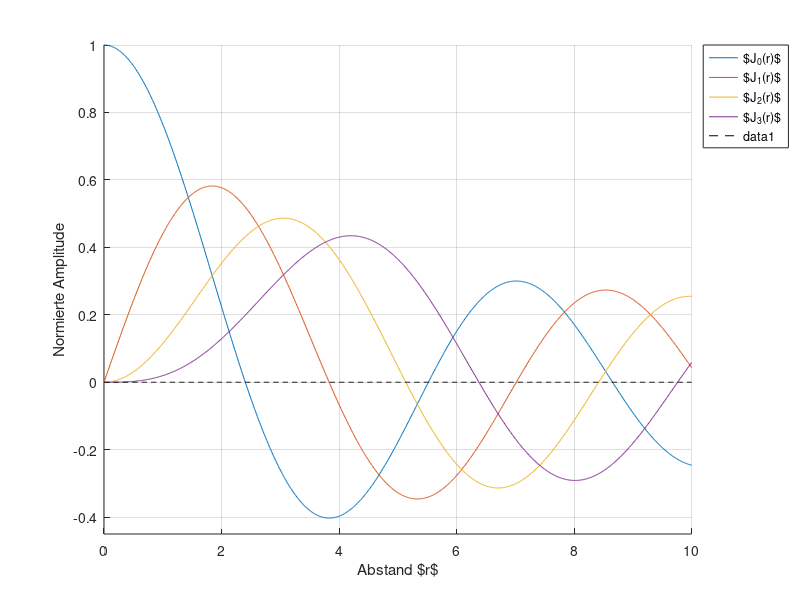

Reproduce this figure in MATLAB.

r=[0:0.01:10];

n=[0:1:3];

h = figure("visible", "off");
%h = figure("visible","on");
hold all;
leg='';

for i=1:length(n)
  plot(r,besselj(n(i),r));
  leg=strcat(leg,'$J_{',num2str(n(i)),'}(r)$;');
endfor
grid on;
axis([r(1) r(length(r)) -0.45 1]);
leg(length(leg)) = ''; %Letztes Semikolon entfernen
h_leg = legend(strsplit(leg,';'),"location",'northeastoutside');
xlabel('Abstand $r$');
ylabel('Normierte Amplitude');
plot(r,zeros(1,length(r)),'--k');
print('-dpdflatexstandalone' , 'besselfunction' , '-F:20');
%close
